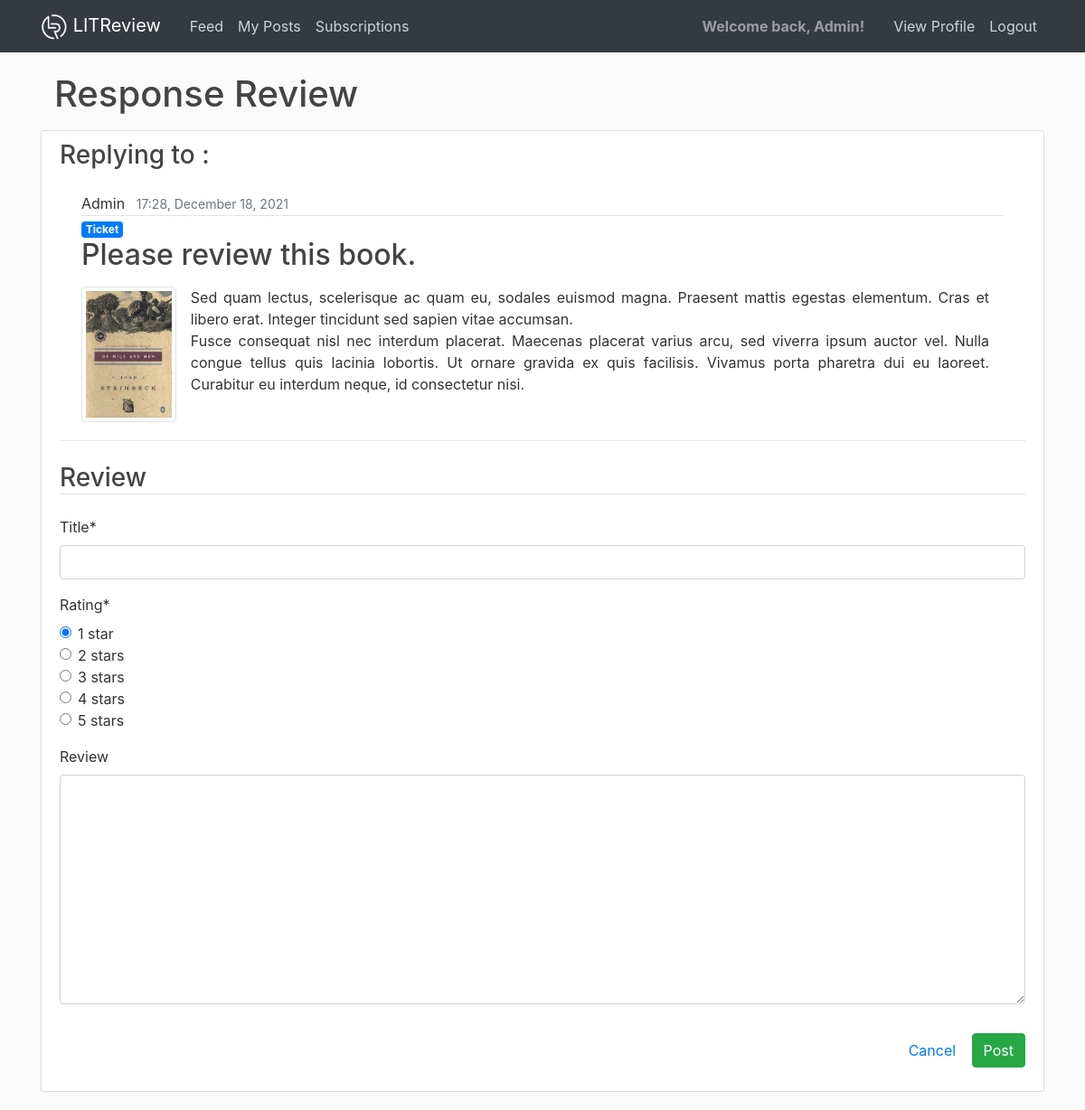
Before: /reviews/response/2 (signed in) with the older database file.
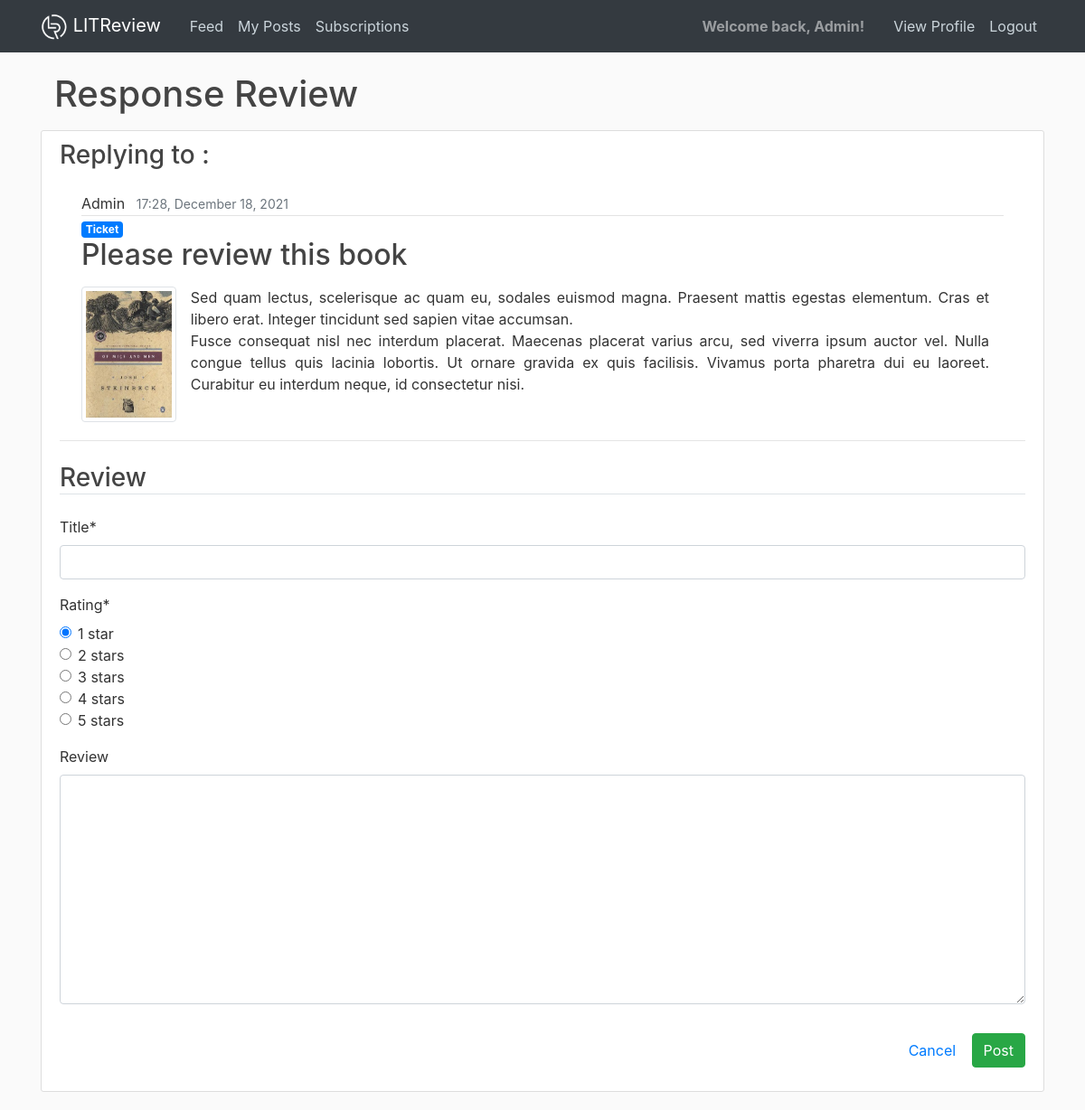
After: the same page with the newer database file.
### reviews/models.py (models this page shows, shortened)
class Ticket(models.Model):
    title = models.CharField(max_length=128)
    description = models.TextField(max_length=2048, blank=True)
    user = models.ForeignKey(
        to=settings.AUTH_USER_MODEL, on_delete=models.CASCADE)
    time_created = models.DateTimeField(default=timezone.now)
    image = models.ImageField(blank=True, null=True, upload_to='reviews_img')
    if image:
        def save(self, *args, **kwargs):
            super().save()
            img = ImageOps.contain(
                Image.open(self.image.path),
                (200, 200),
                method=3
            )
            img.save(self.image.path)

### reviews/views.py (the view)
# urls.py: path('reviews/response/<int:pk>', views.review_response, name='response-review'),
@login_required
def review_response(request, pk):
    ticket = Ticket.objects.get(id=pk)
    if request.method == 'POST':
        r_form = NewReviewForm(request.POST)
        if r_form.is_valid():
            Review.objects.create(
                ticket=ticket,
                user=request.user,
                headline=request.POST['headline'],
                rating=request.POST['rating'],
                body=request.POST['body']
            )
            messages.success(request, 'Your response has been saved!')
            return redirect('reviews-feed')
    else:
        r_form = NewReviewForm()
    context = {
        'r_form': r_form,
        'post': ticket,
        'title': 'Response Review'
    }
    return render(request, 'reviews/review_form.html', context)

### reviews/forms.py
class NewReviewForm(forms.ModelForm):
    headline = forms.CharField(
        label="Title",
        max_length=128,
        widget=forms.TextInput(),
        required=True,
        error_messages={'required': 'Please enter a title.'}
    )
    rating = forms.ChoiceField(
        initial=1,
        label="Rating",
        widget=forms.RadioSelect(),
        choices=((1, "1 star"), (2, "2 stars"), (3, "3 stars"), (4, "4 stars"), (5, '5 stars')),
        required=True,
        error_messages={'required': 'Please enter a rating.'}
    )
    body = forms.CharField(
        label="Review",
        max_length=8192,
        widget=forms.Textarea(),
        required=False
    )
    class Meta:
        model = Review
        fields = ['headline', 'rating', 'body']

### reviews/templates/reviews/review_form.html (shortened to what this page needs)
{% extends "reviews/_base.html" %}
{% load crispy_forms_tags %}
{% block content %}
<div class="container">
  <div class="mb-3">
    <h1 class="mb-0">{{ title }}</h1>
  </div>
</div>
<div class="content-section">
  <form method="POST" enctype='multipart/form-data'>
    <fieldset class="form-group">
      {% if request.get_full_path == "/review/new/" %}
      <h3 class="border-bottom mb-4">Book / Article</h3>
      {{ t_form|crispy }}
      {% else %}
      <h3 class="mb-4">Replying to :</h3>
      <article class="media ml-4 mr-4">
        <div class="media-body">
          <div class="article-metadata">
            <p class="mr-2 mb-0" style="display: inline">{{ post.user }}</p>
            <small class="text-muted">{{ post.time_created|date:"H:i, F d, Y" }}</small>
          </div>
          <h6 class="mb-0"><span class="badge badge-primary">Ticket</span></h6>
          <h2 class="mt-0">{{ post.title }}</h2>
          <div class="ticket-description">
            {% if post.image %}
            <img class="img-thumbnail float-left mb-1 mr-3" style="height:150px" src="{{ post.image.url }}" alt="{{ post.title }}">
            {% endif %}
            <p class="article-content text-justify mt-3 mr-3">{{ post.description }}</p>
          </div>
        </div>
      </article>
      {% endif %}
      <hr class="mb-4">
      <h3 class="border-bottom mb-4">Review</h3>
      {{ r_form|crispy }}
      <div class="float-right mt-3">
        <a class="btn btn-link" href="{% url 'reviews-feed' %}">Cancel</a>
        <button class="btn btn-success" type="submit">Post</button>
      </div>
    </fieldset>
  </form>
</div>
{% endblock content %}

Changed rows visible on the page:
changed Ticket "Admin": title "Please review this book." → "Please review this book"
